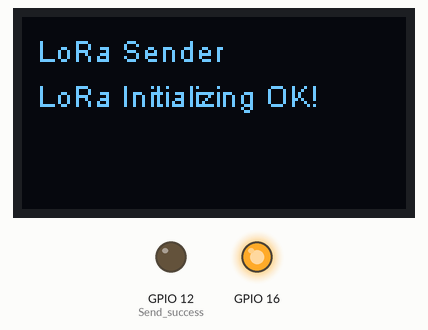
Bench run of a sketch on a simulated ESP32. On the bench: 128×64 one-colour display, output pins drawn as LEDs (lit = HIGH). Dashed ring = blinking. No radio packets arrive unless stated; what the sketch prints to the serial monitor is not drawn.

Above: at 0.2 s.
At 2.2 s:
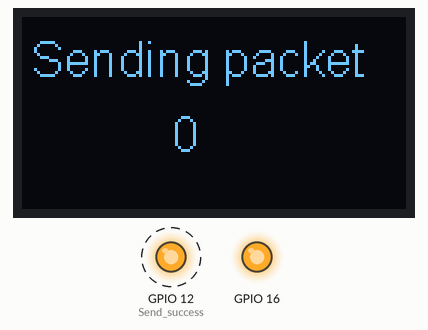
Timing chart, 0 to 130.0 s (numbered marks = the images above):
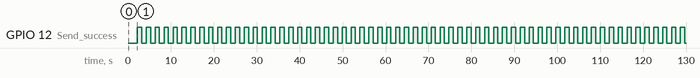

The sketch:

lora_sender2.ino
```cpp
#include <Wire.h>  // Only needed for Arduino 1.6.5 and earlier
#include "SSD1306.h" // alias for `#include "SSD1306Wire.h"`

#include <SPI.h>
#include <LoRa.h>
// #include "SSD1306.h"
#include<Arduino.h>


//OLED pins to ESP32 GPIOs via this connecthin:
//OLED_SDA â€” GPIO4
//OLED_SCL â€” GPIO15
//OLED_RST â€” GPIO16

SSD1306 display(0x3c, 4, 15);


// WIFI_LoRa_32 ports

// GPIO5 â€” SX1278â€™s SCK
// GPIO19 â€” SX1278â€™s MISO
// GPIO27 â€” SX1278â€™s MOSI
// GPIO18 â€” SX1278â€™s CS
// GPIO14 â€” SX1278â€™s RESET
// GPIO26 â€” SX1278â€™s IRQ(Interrupt Request)

#define SS 18
#define RST 14
#define DI0 26
// #define BAND 429E6 //915E6

// #define BAND 434500000.00
#define BAND 434500000.00

#define spreadingFactor 9
// #define SignalBandwidth 62.5E3
#define SignalBandwidth 31.25E3
#define preambleLength 8
#define codingRateDenominator 8

int counter = 0;

void setup() {
  pinMode(12,OUTPUT); //Send success, LED will bright 1 second

  pinMode(16,OUTPUT);
  digitalWrite(16, LOW); // set GPIO16 low to reset OLED
  delay(50);
  digitalWrite(16, HIGH);

  Serial.begin(115200);
  while (!Serial); //If just the the basic function, must connect to a computer

// Initialising the UI will init the display too.
  display.init();
  display.flipScreenVertically();
  display.setFont(ArialMT_Plain_10);
  display.setTextAlignment(TEXT_ALIGN_LEFT);
  display.drawString(5,5,"LoRa Sender");
  display.display();

  SPI.begin(5,19,27,18);
  LoRa.setPins(SS,RST,DI0);
  Serial.println("LoRa Sender");
  if (!LoRa.begin(BAND)) {
    Serial.println("Starting LoRa failed!");
    while (1);
  }

  Serial.print("LoRa Spreading Factor: ");
  Serial.println(spreadingFactor);
  LoRa.setSpreadingFactor(spreadingFactor);

  Serial.print("LoRa Signal Bandwidth: ");
  Serial.println(SignalBandwidth);
  LoRa.setSignalBandwidth(SignalBandwidth);

  LoRa.setCodingRate4(codingRateDenominator);

  LoRa.setPreambleLength(preambleLength);

  Serial.println("LoRa Initial OK!");
  display.drawString(5,20,"LoRa Initializing OK!");
  display.display();
  delay(2000);
}

void loop() {
  Serial.print("Sending packet: ");
  Serial.println(counter);

  display.clear();
  display.setFont(ArialMT_Plain_16);
  display.drawString(3, 5, "Sending packet ");
  display.drawString(50, 30, String(counter));
  display.display();

  // send packet
  LoRa.beginPacket();
  LoRa.print("1");
  //LoRa.print(counter);
  LoRa.endPacket();

 // counter++;
  digitalWrite(12, HIGH); // turn the LED on (HIGH is the voltage level)
  delay(1000); // wait for a second
  digitalWrite(12, LOW); // turn the LED off by making the voltage LOW
  delay(1000); // wait for a second

// delay(3000);
}
```

Measured:
- by itself, GPIO 12 (Send_success): alternates HIGH for 1.0 s and LOW for 1.1 s
- what the display in image 0 shows lasts 2.0 s, from 0.1 s to 2.1 s
